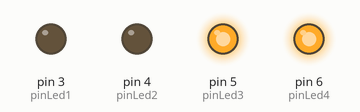
This sketch was run on a simulated Arduino Uno, built with avr-gcc and run on an emulated ATmega328P. Parts: output pins drawn as LEDs (lit = HIGH). Random numbers use the default seed unless the sketch sets one; what the sketch prints to the serial monitor is not drawn.

Above: at 0.1 s.
Timing chart, 0 to 1.6 s (numbered marks = the images above):
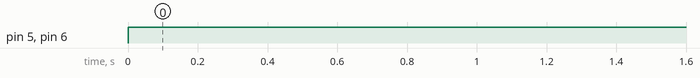

The sketch:

task_3.ino
```cpp
 int pinLed1=3;
  int pinLed2=4;
  int pinLed3=5;
  int pinLed4=6;

   int ran;


void setup() {
  // put your main code here, to run repeatedly:
 pinMode(pinLed1,OUTPUT);
 pinMode(pinLed2,OUTPUT);
 pinMode(pinLed3,OUTPUT);
 pinMode(pinLed4,OUTPUT);
  Serial.begin(9600);
  randomSeed(analogRead(0));
  ran=random(1,4);
}

void loop(){

if(ran==1)
digitalWrite(pinLed4,HIGH);
else if(ran==2)
digitalWrite(pinLed3,HIGH);
else if(ran==3){
digitalWrite(pinLed4,HIGH);
digitalWrite(pinLed3,HIGH);}
else if(ran==4){
digitalWrite(pinLed2,HIGH);
digitalWrite(pinLed3,HIGH);}
else if(ran==5){
digitalWrite(pinLed4,HIGH);
digitalWrite(pinLed2,HIGH);
digitalWrite(pinLed3,HIGH);}
else if(ran==6){
digitalWrite(pinLed1,HIGH);
digitalWrite(pinLed2,HIGH);
digitalWrite(pinLed3,HIGH);}
Serial.println(ran);
delay(1000);
}
```

Measured:
- by itself, pin 5 (pinLed3), pin 6 (pinLed4): LOW → HIGH at 0.00 s
